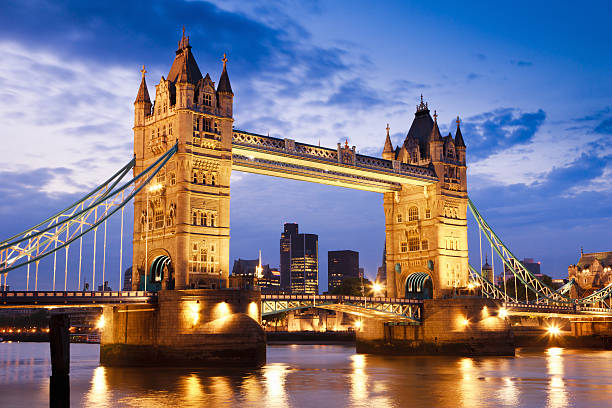
#> input picture Lab_01/input.jpg, 612 x 408 px
$ python question7.py
#> lines starting #> are read from the running program, lines starting #| are printed output that depends on the picture
# Rotate the Image by 45°, 90° and 180°

import cv2

img = cv2.imread("input.jpg")
#> img is the input picture: shape (408, 612, 3); mean B, G, R 134.6, 118.8, 123
(h, w) = img.shape[:2]
#> h = 408; w = 612
center = (w // 2, h // 2)
#> center = (306, 204)

# Rotate 45 degrees
M45 = cv2.getRotationMatrix2D(center, 45, 1.0)
rot45 = cv2.warpAffine(img, M45, (w, h))
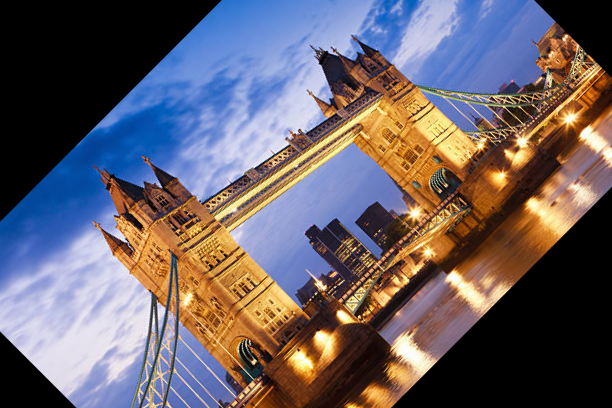
#> rot45: shape (408, 612, 3); mean B, G, R 103.6, 96.6, 104.7

# Rotate 90 degrees
rot90 = cv2.rotate(img, cv2.ROTATE_90_CLOCKWISE)
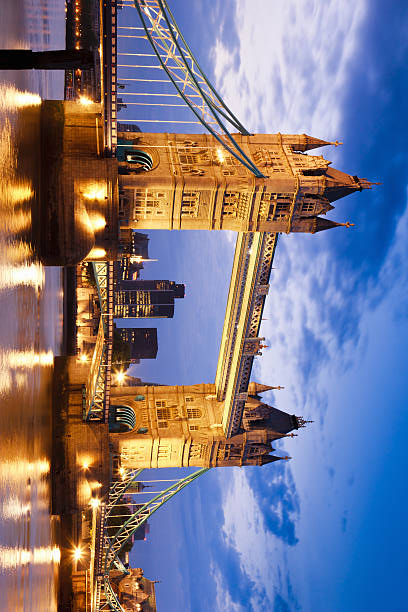
#> rot90: shape (612, 408, 3); mean B, G, R 134.6, 118.8, 123

# Rotate 180 degrees
rot180 = cv2.rotate(img, cv2.ROTATE_180)
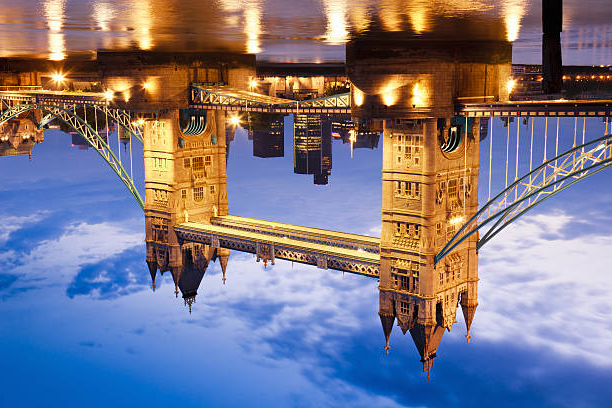
#> rot180: shape (408, 612, 3); mean B, G, R 134.6, 118.8, 123

cv2.imshow("45 Degree Rotation", rot45)
cv2.imshow("90 Degree Rotation", rot90)
cv2.imshow("180 Degree Rotation", rot180)

cv2.imwrite("rot45.png", rot45)
cv2.imwrite("rot90.png", rot90)
cv2.imwrite("rot180.png", rot180)

cv2.waitKey(0)
cv2.destroyAllWindows()
